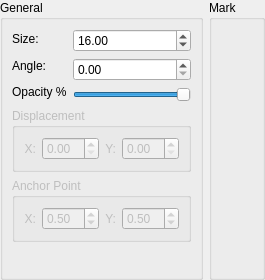
<?xml version="1.0" encoding="UTF-8"?>
<ui version="4.0">
 <class>WellKnownGraphicWidgetForm</class>
 <widget class="QWidget" name="WellKnownGraphicWidgetForm">
  <property name="geometry">
   <rect>
    <x>0</x>
    <y>0</y>
    <width>229</width>
    <height>280</height>
   </rect>
  </property>
  <property name="windowTitle">
   <string>Form</string>
  </property>
  <layout class="QGridLayout" name="gridLayout_10">
   <property name="margin">
    <number>0</number>
   </property>
   <item row="0" column="0">
    <layout class="QGridLayout" name="gridLayout_9">
     <item row="0" column="0">
      <widget class="QGroupBox" name="m_generalGroupBox">
       <property name="title">
        <string>General</string>
       </property>
       <layout class="QGridLayout" name="gridLayout_8">
        <item row="0" column="0">
         <layout class="QGridLayout" name="gridLayout_3">
          <item row="2" column="0">
           <widget class="QGroupBox" name="m_anchorPointGroupBox">
            <property name="enabled">
             <bool>false</bool>
            </property>
            <property name="title">
             <string>Anchor Point</string>
            </property>
            <property name="flat">
             <bool>true</bool>
            </property>
            <layout class="QGridLayout" name="gridLayout_7">
             <item row="0" column="0">
              <layout class="QGridLayout" name="gridLayout_6">
               <item row="0" column="0">
                <widget class="QLabel" name="m_anchorPointXLabel">
                 <property name="text">
                  <string>X:</string>
                 </property>
                 <property name="alignment">
                  <set>Qt::AlignRight|Qt::AlignTrailing|Qt::AlignVCenter</set>
                 </property>
                </widget>
               </item>
               <item row="0" column="1">
                <widget class="QDoubleSpinBox" name="m_anchorPointXDoubleSpinBox">
                 <property name="sizePolicy">
                  <sizepolicy hsizetype="Expanding" vsizetype="Fixed">
                   <horstretch>0</horstretch>
                   <verstretch>0</verstretch>
                  </sizepolicy>
                 </property>
                 <property name="maximum">
                  <double>1.000000000000000</double>
                 </property>
                 <property name="singleStep">
                  <double>0.100000000000000</double>
                 </property>
                 <property name="value">
                  <double>0.500000000000000</double>
                 </property>
                </widget>
               </item>
               <item row="0" column="2">
                <widget class="QLabel" name="m_anchorPointYLabel">
                 <property name="text">
                  <string>Y:</string>
                 </property>
                 <property name="alignment">
                  <set>Qt::AlignRight|Qt::AlignTrailing|Qt::AlignVCenter</set>
                 </property>
                </widget>
               </item>
               <item row="0" column="3">
                <widget class="QDoubleSpinBox" name="m_anchorPointYDoubleSpinBox">
                 <property name="sizePolicy">
                  <sizepolicy hsizetype="Expanding" vsizetype="Fixed">
                   <horstretch>0</horstretch>
                   <verstretch>0</verstretch>
                  </sizepolicy>
                 </property>
                 <property name="maximum">
                  <double>1.000000000000000</double>
                 </property>
                 <property name="singleStep">
                  <double>0.100000000000000</double>
                 </property>
                 <property name="value">
                  <double>0.500000000000000</double>
                 </property>
                </widget>
               </item>
              </layout>
             </item>
            </layout>
           </widget>
          </item>
          <item row="0" column="0">
           <layout class="QFormLayout" name="formLayout">
            <item row="0" column="0">
             <layout class="QGridLayout" name="gridLayout">
              <item row="0" column="0">
               <widget class="QLabel" name="m_graphicSizeLabel">
                <property name="text">
                 <string>Size:</string>
                </property>
               </widget>
              </item>
              <item row="1" column="0">
               <widget class="QLabel" name="m_graphicAngleLabel">
                <property name="text">
                 <string>Angle:</string>
                </property>
               </widget>
              </item>
              <item row="2" column="0">
               <widget class="QLabel" name="m_graphicOpacityLabel">
                <property name="text">
                 <string>Opacity %</string>
                </property>
               </widget>
              </item>
             </layout>
            </item>
            <item row="0" column="1">
             <layout class="QGridLayout" name="gridLayout_2">
              <item row="0" column="0">
               <widget class="QDoubleSpinBox" name="m_graphicSizeDoubleSpinBox">
                <property name="sizePolicy">
                 <sizepolicy hsizetype="Expanding" vsizetype="Fixed">
                  <horstretch>0</horstretch>
                  <verstretch>0</verstretch>
                 </sizepolicy>
                </property>
                <property name="maximum">
                 <double>1024.000000000000000</double>
                </property>
                <property name="value">
                 <double>16.000000000000000</double>
                </property>
               </widget>
              </item>
              <item row="1" column="0">
               <widget class="QDoubleSpinBox" name="m_graphicAngleDoubleSpinBox">
                <property name="sizePolicy">
                 <sizepolicy hsizetype="Expanding" vsizetype="Fixed">
                  <horstretch>0</horstretch>
                  <verstretch>0</verstretch>
                 </sizepolicy>
                </property>
                <property name="maximum">
                 <double>360.000000000000000</double>
                </property>
                <property name="singleStep">
                 <double>10.000000000000000</double>
                </property>
               </widget>
              </item>
              <item row="2" column="0">
               <widget class="QSlider" name="m_graphicOpacitySlider">
                <property name="maximum">
                 <number>100</number>
                </property>
                <property name="singleStep">
                 <number>10</number>
                </property>
                <property name="pageStep">
                 <number>10</number>
                </property>
                <property name="value">
                 <number>100</number>
                </property>
                <property name="orientation">
                 <enum>Qt::Horizontal</enum>
                </property>
               </widget>
              </item>
             </layout>
            </item>
           </layout>
          </item>
          <item row="3" column="0">
           <spacer name="verticalSpacer">
            <property name="orientation">
             <enum>Qt::Vertical</enum>
            </property>
            <property name="sizeHint" stdset="0">
             <size>
              <width>20</width>
              <height>40</height>
             </size>
            </property>
           </spacer>
          </item>
          <item row="1" column="0">
           <widget class="QGroupBox" name="m_displacementGroupBox">
            <property name="enabled">
             <bool>false</bool>
            </property>
            <property name="title">
             <string>Displacement</string>
            </property>
            <property name="flat">
             <bool>true</bool>
            </property>
            <layout class="QGridLayout" name="gridLayout_5">
             <item row="0" column="0">
              <layout class="QGridLayout" name="gridLayout_4">
               <item row="0" column="2">
                <widget class="QLabel" name="m_displacementYLabel">
                 <property name="text">
                  <string>Y:</string>
                 </property>
                 <property name="alignment">
                  <set>Qt::AlignRight|Qt::AlignTrailing|Qt::AlignVCenter</set>
                 </property>
                </widget>
               </item>
               <item row="0" column="0">
                <widget class="QLabel" name="m_displacementXLabel">
                 <property name="text">
                  <string>X:</string>
                 </property>
                 <property name="alignment">
                  <set>Qt::AlignRight|Qt::AlignTrailing|Qt::AlignVCenter</set>
                 </property>
                </widget>
               </item>
               <item row="0" column="1">
                <widget class="QDoubleSpinBox" name="m_displacementXDoubleSpinBox">
                 <property name="sizePolicy">
                  <sizepolicy hsizetype="Expanding" vsizetype="Fixed">
                   <horstretch>0</horstretch>
                   <verstretch>0</verstretch>
                  </sizepolicy>
                 </property>
                </widget>
               </item>
               <item row="0" column="3">
                <widget class="QDoubleSpinBox" name="m_displacementYDoubleSpinBox">
                 <property name="sizePolicy">
                  <sizepolicy hsizetype="Expanding" vsizetype="Fixed">
                   <horstretch>0</horstretch>
                   <verstretch>0</verstretch>
                  </sizepolicy>
                 </property>
                </widget>
               </item>
              </layout>
             </item>
            </layout>
           </widget>
          </item>
         </layout>
        </item>
       </layout>
      </widget>
     </item>
     <item row="0" column="1">
      <widget class="QGroupBox" name="m_markGroupBox">
       <property name="title">
        <string>Mark</string>
       </property>
      </widget>
     </item>
    </layout>
   </item>
  </layout>
 </widget>
 <tabstops>
  <tabstop>m_graphicSizeDoubleSpinBox</tabstop>
  <tabstop>m_graphicAngleDoubleSpinBox</tabstop>
  <tabstop>m_graphicOpacitySlider</tabstop>
  <tabstop>m_displacementXDoubleSpinBox</tabstop>
  <tabstop>m_displacementYDoubleSpinBox</tabstop>
  <tabstop>m_anchorPointXDoubleSpinBox</tabstop>
  <tabstop>m_anchorPointYDoubleSpinBox</tabstop>
 </tabstops>
 <resources/>
 <connections/>
</ui>
